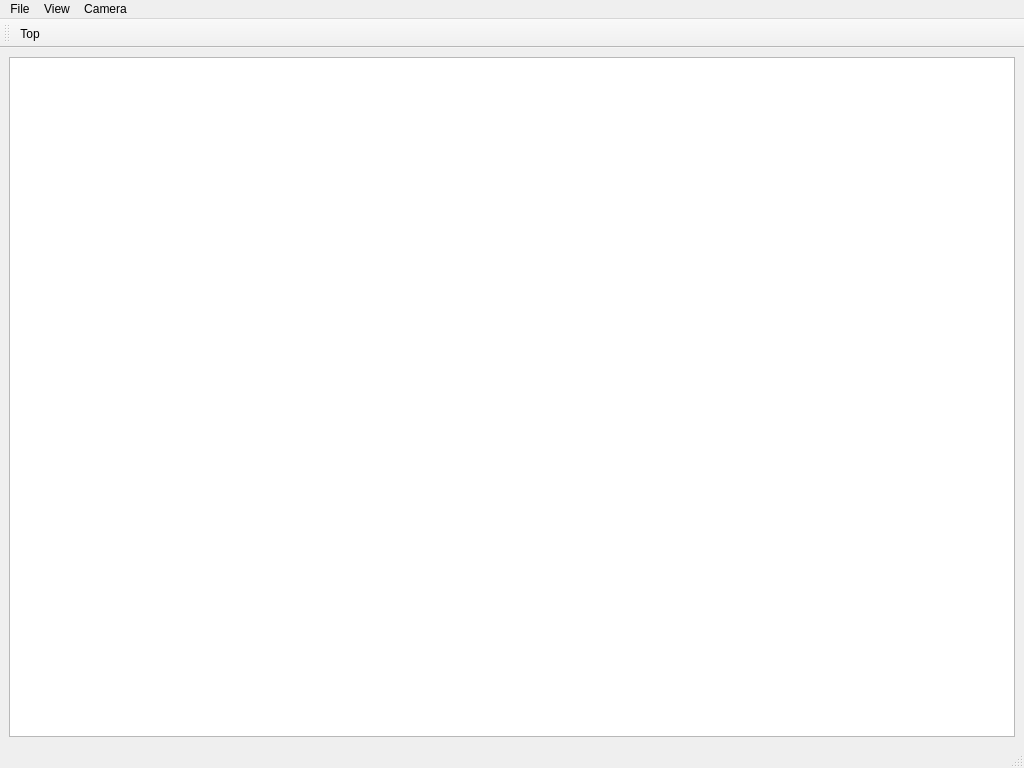
<?xml version="1.0" encoding="UTF-8"?>
<ui version="4.0">
 <class>MainWindow</class>
 <widget class="QMainWindow" name="MainWindow">
  <property name="geometry">
   <rect>
    <x>0</x>
    <y>0</y>
    <width>1024</width>
    <height>768</height>
   </rect>
  </property>
  <property name="windowTitle">
   <string>MainWindow</string>
  </property>
  <widget class="QWidget" name="centralwidget">
   <layout class="QVBoxLayout" name="verticalLayout_2">
    <item>
     <widget class="QGraphicsView" name="graphicsView"/>
    </item>
   </layout>
  </widget>
  <widget class="QMenuBar" name="menubar">
   <property name="geometry">
    <rect>
     <x>0</x>
     <y>0</y>
     <width>1024</width>
     <height>20</height>
    </rect>
   </property>
   <widget class="QMenu" name="menuFile">
    <property name="title">
     <string>File</string>
    </property>
    <addaction name="actionOpen_file"/>
    <addaction name="separator"/>
    <addaction name="actionOpen_Layout"/>
    <addaction name="separator"/>
    <addaction name="actionOpen_DB"/>
   </widget>
   <widget class="QMenu" name="menuView">
    <property name="title">
     <string>View</string>
    </property>
    <addaction name="actionLayer_information"/>
   </widget>
   <widget class="QMenu" name="menuCamera">
    <property name="title">
     <string>Camera</string>
    </property>
    <addaction name="actionTop"/>
   </widget>
   <addaction name="menuFile"/>
   <addaction name="menuView"/>
   <addaction name="menuCamera"/>
  </widget>
  <widget class="QStatusBar" name="statusbar"/>
  <widget class="QToolBar" name="toolBar">
   <property name="windowTitle">
    <string>toolBar</string>
   </property>
   <attribute name="toolBarArea">
    <enum>TopToolBarArea</enum>
   </attribute>
   <attribute name="toolBarBreak">
    <bool>false</bool>
   </attribute>
   <addaction name="actionTop"/>
  </widget>
  <action name="actionOpen_file">
   <property name="text">
    <string>Open file</string>
   </property>
  </action>
  <action name="actionLayer_information">
   <property name="text">
    <string>Layer information</string>
   </property>
  </action>
  <action name="actionOpen_Layout">
   <property name="text">
    <string>Open Layout</string>
   </property>
  </action>
  <action name="actionOpen_DB">
   <property name="text">
    <string>Open DB</string>
   </property>
  </action>
  <action name="actionTop">
   <property name="text">
    <string>Top</string>
   </property>
  </action>
 </widget>
 <resources/>
 <connections/>
</ui>
